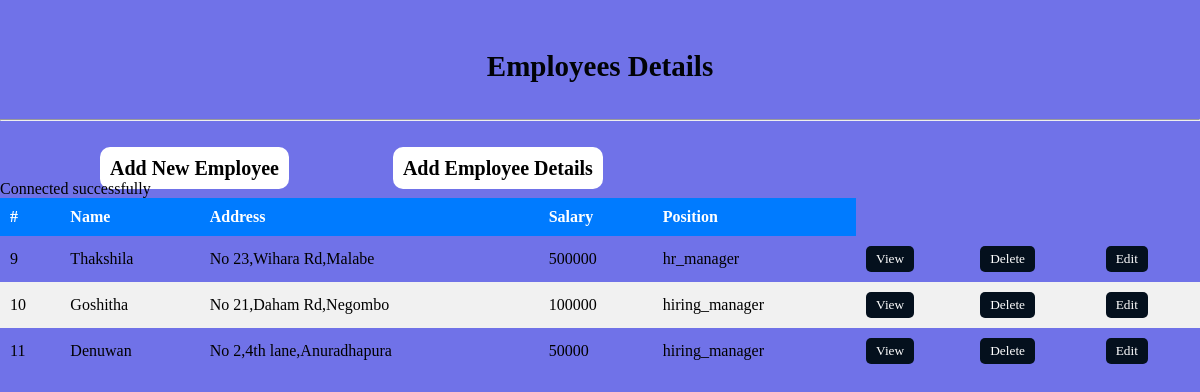
The page /system.php on the database its author committed.
### tables this page shows
CREATE TABLE `employee` (
  `eid` int(11) NOT NULL,
  `Ename` varchar(100) NOT NULL,
  `Eaddress` varchar(200) NOT NULL,
  `salary` int(30) NOT NULL,
  `Eposition` varchar(100) NOT NULL
);

### system.php (the view, shortened to what this page needs)
<!DOCTYPE html>
<html lang="en">
<head>
    <link rel="stylesheet"  href="../css/system.css">
</head>
<body>
    <div class="wrapper">
        <div class="container">
            <div class="row">
                <div class="col1">
                    <div class="col2">
                        <h2 class="pull-left">Employees Details</h2><br><br><hr><br><br>
                        <a href="../php/addemployee.php" class="link1">Add New Employee</a>
                        <a href="../php/employeedetails.php" class="link1">  Add Employee Details</a>
                    </div>
                    <?php
                    require_once "config.php";
                    $sql = "SELECT * FROM employee";
                    if($result = mysqli_query($conn, $sql)){
                        if(mysqli_num_rows($result) > 0){
                            echo '<table class="table table-bordered table-striped">';
                                echo "<thead>";
                                    echo "<tr>";
                                        echo "<th>#</th>";
                                        echo "<th>Name</th>";
                                        echo "<th>Address</th>";
                                        echo "<th>Salary</th>";
                                        echo "<th>Position</th>";
                                    echo "</tr>";
                                echo "</thead>";
                                echo "<tbody>";
                                while($row = mysqli_fetch_array($result)){
                                    echo "<tr>";
                                        echo "<td>" . $row['eid'] . "</td>";
                                        echo "<td>" . $row['Ename'] . "</td>";
                                        echo "<td>" . $row['Eaddress'] . "</td>";
                                        echo "<td>" . $row['salary'] . "</td>";
                                        echo "<td>" . $row['Eposition'] . "</td>";
                                        echo "<td><a href='../php/viewemployee.php?id=".$row['eid']."'><input class='view-button' type='submit' value='View'></a></td>";
                                        echo "<td><a href='../php/deleteEmployee.php?id=".$row['eid']."'><input class='view-button' type='submit' value='Delete'></a></td>";
                                        echo "<td><a href='../php/editEmployee.php?id=".$row['eid']."'><input class='view-button' type='submit' value='Edit'></a></td>";
                                    echo "</tr>";
                                }
                                echo "</tbody>";
                            echo "</table>";
                        } else{
                            echo '<div class="alert alert-danger"><em>No records were found.</em></div>';
                        }
                    } else{
                        echo "Oops! Something went wrong. Please try again later.";
                    }
                    ?>
                </div>
            </div>
        </div>
    </div>
    <br><br><br><br>
</body>
</html>

### system.css (style rules this page uses)
* { margin: 0; padding: 0; box-sizing: border-box; font-family: 'Times New Roman', Times, serif; }
body { background-color: hwb(239 44% 9%); min-height: 100vh; display: flex; flex-direction: column; animation: pageLoadAnimation 1s forwards; color: black; }
.pull-left { text-align: center; margin-top: 50px; }
.link1 { font-size: 20px; padding: 10px; background-color: white; border-radius: 10px; text-decoration: none; font-weight: bold; color: black; margin-left: 100px; margin-bottom: 100px; }
table { width: 100%; border-collapse: collapse; margin-bottom: 20px; }
th, td { padding: 10px; text-align: left; }
th { background-color: #007bff; color: #fff; }
tr:nth-child(even) { background-color: #f1f1f1; }
.view-button, .delete-button, .edit-button { padding: 5px 10px; background-color: #04101d; color: #fff; border: none; border-radius: 5px; cursor: pointer; transition: background-color 0.3s; }
h2 { color: #010307; margin: 0; font-size: 29px; font-family: 'Times New Roman', Times, serif; }

### rows shown on the page
employee: eid "9", Ename "Thakshila", Eaddress "No 23,Wihara Rd,Malabe", salary "500000", Eposition "hr_manager"
employee: eid "10", Ename "Goshitha", Eaddress "No 21,Daham Rd,Negombo", salary "100000", Eposition "hiring_manager"
employee: eid "11", Ename "Denuwan", Eaddress "No 2,4th lane,Anuradhapura", salary "50000", Eposition "hiring_manager"
